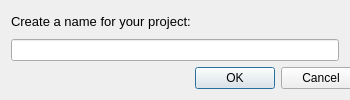
<?xml version="1.0" encoding="UTF-8"?>
<ui version="4.0">
 <class>Dialog</class>
 <widget class="QDialog" name="Dialog">
  <property name="geometry">
   <rect>
    <x>0</x>
    <y>0</y>
    <width>350</width>
    <height>100</height>
   </rect>
  </property>
  <property name="sizePolicy">
   <sizepolicy hsizetype="Fixed" vsizetype="Fixed">
    <horstretch>0</horstretch>
    <verstretch>0</verstretch>
   </sizepolicy>
  </property>
  <property name="minimumSize">
   <size>
    <width>350</width>
    <height>100</height>
   </size>
  </property>
  <property name="maximumSize">
   <size>
    <width>350</width>
    <height>100</height>
   </size>
  </property>
  <property name="windowTitle">
   <string>Dialog</string>
  </property>
  <layout class="QVBoxLayout" name="verticalLayout">
   <item>
    <widget class="QLabel" name="label">
     <property name="text">
      <string>&lt;html&gt;&lt;head/&gt;&lt;body&gt;&lt;p&gt;&lt;span style=&quot; font-size:10pt;&quot;&gt;Create a name for your project:&lt;/span&gt;&lt;/p&gt;&lt;/body&gt;&lt;/html&gt;</string>
     </property>
    </widget>
   </item>
   <item>
    <widget class="QLineEdit" name="lineEdit"/>
   </item>
   <item>
    <widget class="QDialogButtonBox" name="buttonBox">
     <property name="minimumSize">
      <size>
       <width>350</width>
       <height>0</height>
      </size>
     </property>
     <property name="orientation">
      <enum>Qt::Horizontal</enum>
     </property>
     <property name="standardButtons">
      <set>QDialogButtonBox::Cancel|QDialogButtonBox::Ok</set>
     </property>
    </widget>
   </item>
  </layout>
 </widget>
 <resources/>
 <connections>
  <connection>
   <sender>buttonBox</sender>
   <signal>accepted()</signal>
   <receiver>Dialog</receiver>
   <slot>accept()</slot>
   <hints>
    <hint type="sourcelabel">
     <x>248</x>
     <y>254</y>
    </hint>
    <hint type="destinationlabel">
     <x>157</x>
     <y>274</y>
    </hint>
   </hints>
  </connection>
  <connection>
   <sender>buttonBox</sender>
   <signal>rejected()</signal>
   <receiver>Dialog</receiver>
   <slot>reject()</slot>
   <hints>
    <hint type="sourcelabel">
     <x>316</x>
     <y>260</y>
    </hint>
    <hint type="destinationlabel">
     <x>286</x>
     <y>274</y>
    </hint>
   </hints>
  </connection>
 </connections>
</ui>
